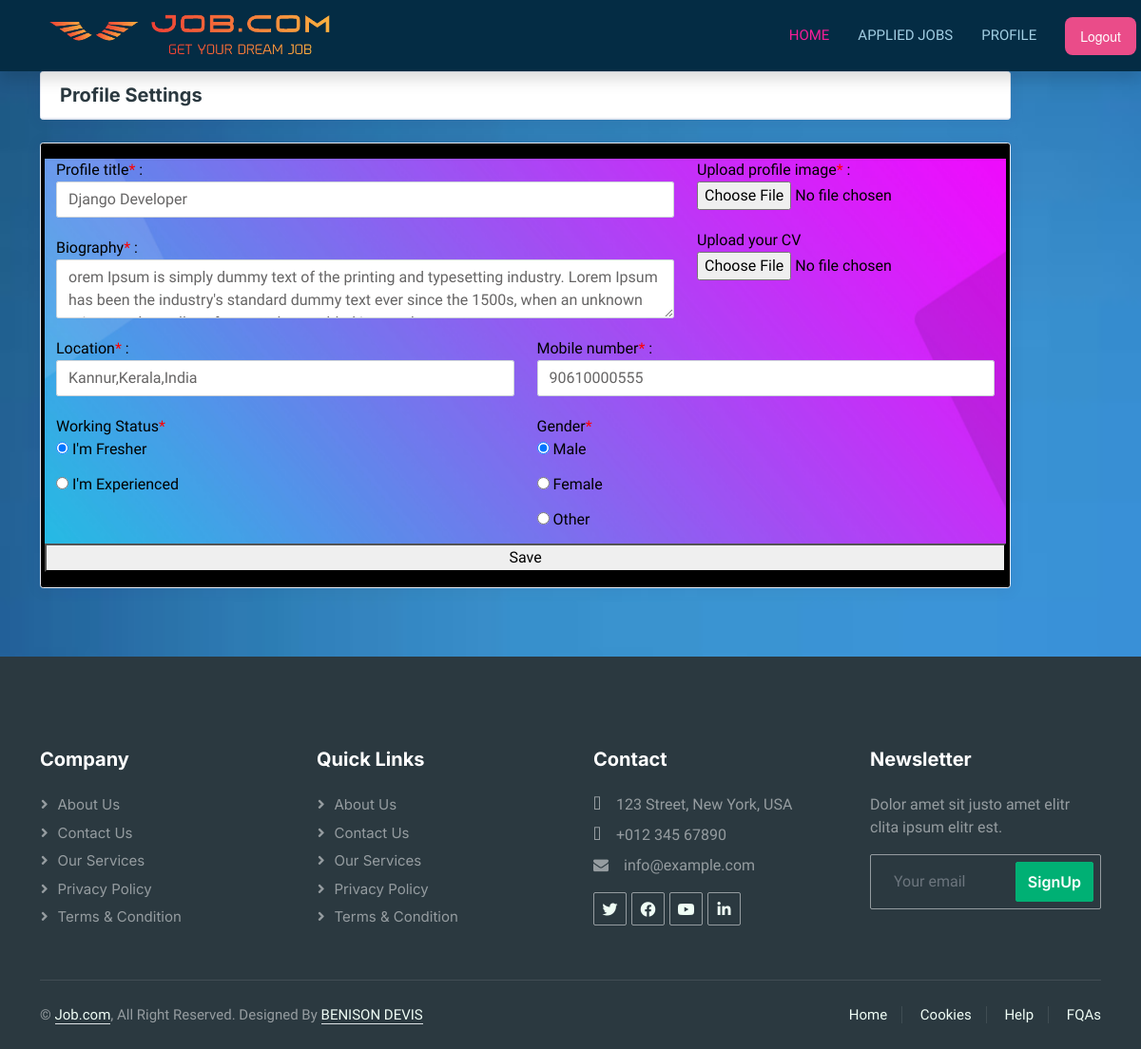
The app's page /employee/profile/edit/ (signed in), older data.
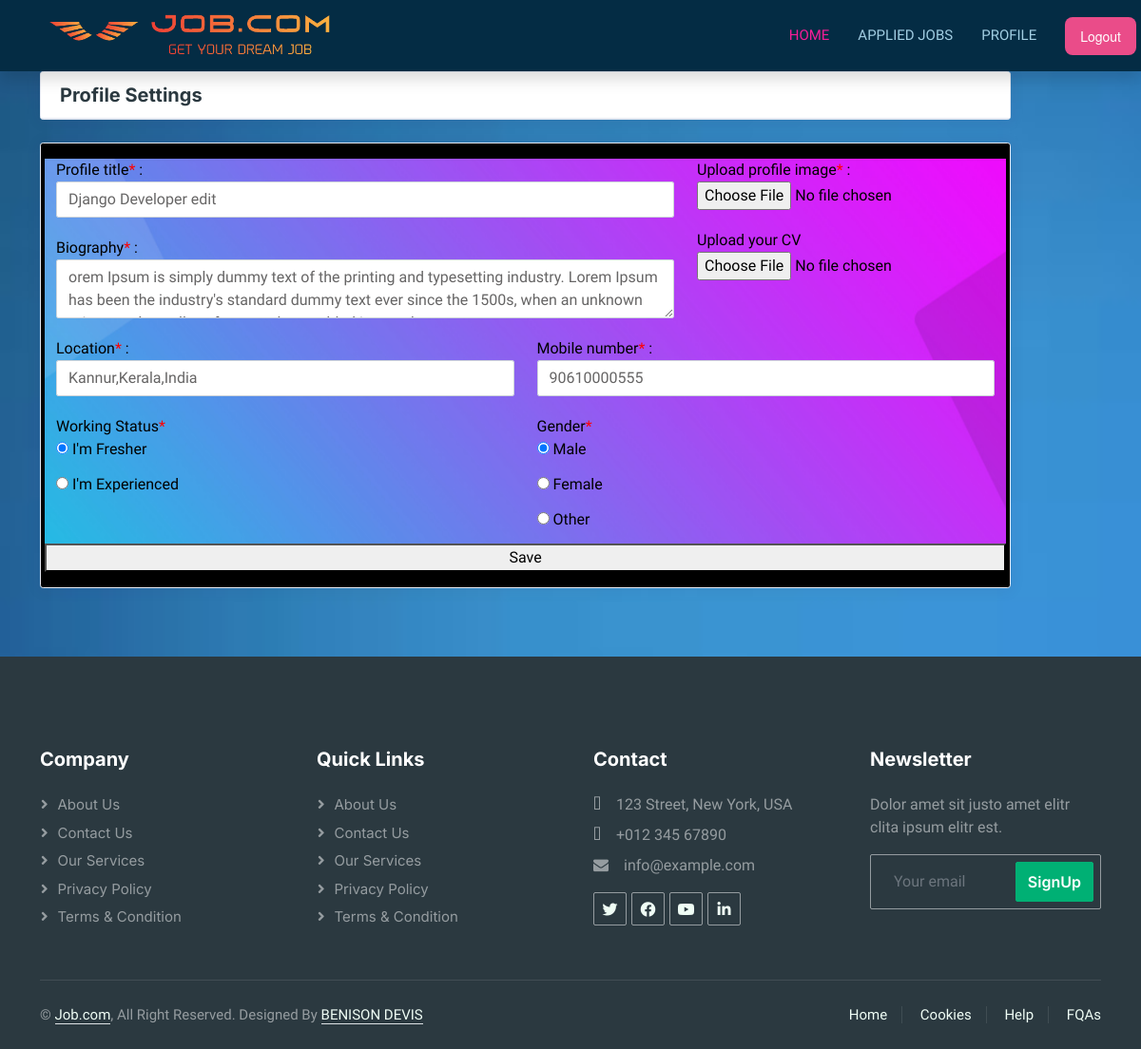
The same page, newer data.
### employee/models.py (models this page shows)
class ProfileEdit(models.Model):
    worksts = (
        ("frsh", "I'm Fresher"),
        ("exp", "I'm Experienced"))
    gender = (("M", "Male"), ("F", "Female"), ("O", "Outher"))
    profile_title = models.CharField(max_length=50,null=True, blank=True)
    bio = models.TextField(null=True, blank=True)
    profile_img = models.ImageField(upload_to="profile.image/", null=True, blank=True,default='static\img\pro.png')
    resume = models.FileField(upload_to="resume/", null=True, blank=True)
    location = models.CharField(max_length=50,null=True, blank=True)
    mobile_no = models.CharField(max_length=12,null=True, blank=True)
    working_sts = models.CharField(max_length=50, choices=worksts,null=True, blank=True)
    gender = models.CharField(max_length=50, choices=gender,null=True, blank=True)
    rel_profile = models.OneToOneField(
        Employee, on_delete=models.CASCADE, null=True, blank=True
    )

### employee/decorators.py (the view)
    def wrappeer(request,*args,**kwargs):
        if not request.user.is_authenticated:
            return redirect('user_login')
        else:
            if request.user.role != 'USER':
                return render(request, "404.html")
        return function(request,*args,**kwargs)

### templates/employees_pages/emp_edit_profile.html (shortened to what the changed rows need)
{% extends 'base.html' %}
{% block content %}
{% load static %}
<link href="https://maxcdn.bootstrapcdn.com/font-awesome/4.7.0/css/font-awesome.min.css" rel="stylesheet" />
<div class="container ">
    <div class="row">
        <div class="col-md-12 col-xl-11">
        <div class="col-md-15 col-xl-16">
            <div class="tab-content">
                <div style="background-color: black;" class="card">
                    <div class="card-body">
                        <form method="post" enctype="multipart/form-data">
                            <div style="background-image: url('{% static 'img/bg-01.jpg' %}');background-size: 100% 100%;background-attachment: fixed;" class="row">
                                <div class="col-md-8">
                                    <div class="form-group">
                                        <label for="inputUsername">Profile title<span style="color: red;">*</span> :</label>
                                        <input type="text" class="form-control" id="inputUsername" name="prof_titl" value="{{ profile.profile_title }}" required >
                                    </div>
                                        <div class="form-group">
                                            <label for="inputUsername">Biography<span style="color: red;">*</span> :</label>
                                            <textarea  name="bio" rows="2" class="form-control" id="inputBio" placeholder="Tell something about yourself" required>{{ profile.bio }}</textarea>
                                        </div>
                                    </div>
                                    <div class="col-md-4">
                                        <label for="">Upload profile image<span style="color: red;">*</span> :</label>
                                        <input  value="{{ profile.profile_img.url }}" accept="image/*" type="file" name="pro_img" id="">
                                        <br>
                                        <label for="">Upload your CV</label>
                                        <input placeholder="{{ profile.resume.url }}" value="{{ profile.resume.url }}" type="file" name="pro_cv" id="">
                                    </div>
                                    <div class="form-group col-md-6">
                                        <label for="">Location<span style="color: red;">*</span> :</label>
                                        <input value="{{ profile.location }}" name="location" type="text" class="form-control" id="inputFirstName" required>
                                    </div>
                                    <div class="form-group col-md-6">
                                        <label for="">Mobile number<span style="color: red;">*</span> :</label>
                                        <input value="{{ profile.mobile_no }}" name="mob" type="text" class="form-control" id="inputLastName" required>
                                    </div>
                                    <div class="form-group col-md-6">
                                        <label for="">Working Status<span style="color: red;">*</span> </label><br>
                                        <input {% if profile.working_sts == "I'm Fresher"%} checked {% endif %} value="I'm Fresher" name="status" type="radio">
                                        <label for="">I'm Fresher</label>
                                        <br>
                                        <input {% if profile.working_sts == "I'm Experienced"%} checked {% endif %} value="I'm Experienced" name="status" type="radio">
                                        <label for="">I'm Experienced</label>
                                    </div>
                                    <div class="form-group col-md-6">
                                        <label for="inputFirstName">Gender<span style="color: red;">*</span></label><br>
                                        <input {% if profile.gender == 'Male'%} checked {% endif %} value="Male" name="gender" type="radio" >
                                        <label for="inputFirstName">Male</label>
                                        <br>
                                        <input {% if profile.gender == 'Female' %} checked {% endif %} value="Female" name="gender" type="radio" >
                                        <label for="inputFirstName">Female</label>
                                        <br>
                                        <input {% if profile.gender ==  'Other' %} checked {% endif %} value="Other" name="gender" type="radio">
                                        <label for="inputFirstName">Other</label>
                                    </div>
                                </div>
                            </div>
                    </div>
                </div>
            </div>
        </div>
    </div>
</div>
{% endblock content %}

Row changes from the older to the newer data that the page shows:
changed ProfileEdit "Kannur,Kerala,India": prof_titl "Django Developer" → "Django Developer edit"
